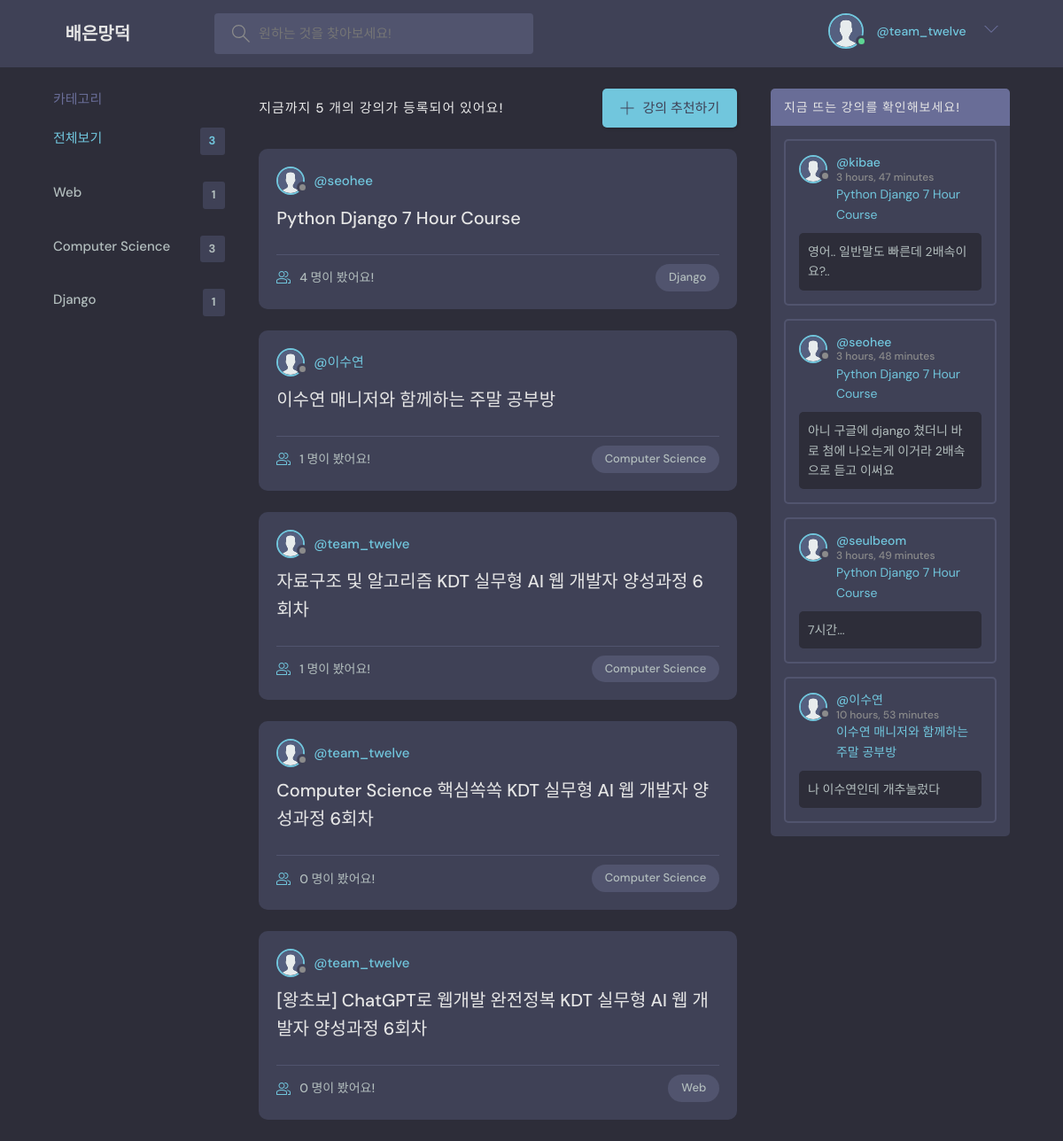
The app's page / (signed in) with its own data.
### base/models.py (models this page shows, shortened)
class Topic(models.Model):
    name = models.CharField(max_length=200)

class Room(models.Model):
    host = models.ForeignKey(User, on_delete=models.SET_NULL, null=True)
    topic = models.ForeignKey(Topic, on_delete=models.SET_NULL, null=True)
    name = models.CharField(max_length=200)
    description = models.TextField(null=True, blank=True)
    participants = models.ManyToManyField(
        User, related_name='participants', blank=True)
    updated = models.DateTimeField(auto_now=True)
    created = models.DateTimeField(auto_now_add=True)
    class Meta:
        ordering = ['-updated', '-created']
    def __str__(self):
        return self.name

class Message(models.Model):
    user = models.ForeignKey(User, on_delete=models.CASCADE)
    room = models.ForeignKey(Room, on_delete=models.CASCADE)
    body = models.TextField()
    updated = models.DateTimeField(auto_now=True)
    created = models.DateTimeField(auto_now_add=True)
    class Meta:
        ordering = ['-updated', '-created']
    def __str__(self):
        return self.body[0:50]

### base/views.py (the view)
# urls.py: path('', views.home, name="home"),
def home(request):
    q = request.GET.get('q') if request.GET.get('q') != None else ''
    rooms = Room.objects.filter(
        Q(topic__name__icontains=q) |
        Q(name__icontains=q) |
        Q(description__icontains=q)
    )
    topics = Topic.objects.all()
    room_count = rooms.count()
    room_messages = Message.objects.filter(Q(room__topic__name__icontains=q))
    context = {'rooms': rooms, 'topics': topics,
               'room_count': room_count, 'room_messages': room_messages}
    return render(request, 'base/home.html', context)

### base/templates/base/home.html (shortened to what this page needs)
{% extends 'main.html' %}
{% block content %}
<main class="layout layout--3">
  <div class="container">
    {% include 'base/topics_component.html' %}
    <div class="roomList">
      <div class="roomList__header">
        <div>
          <h2>지금까지 {{room_count}} 개의 강의가 등록되어 있어요!</h2>
        </div>
        <a class="btn btn--main" href="{% url 'create-room' %}">
          <svg version="1.1" xmlns="http://www.w3.org/2000/svg" width="32" height="32" viewBox="0 0 32 32">
            <title>add</title>
            <path
              d="M16.943 0.943h-1.885v14.115h-14.115v1.885h14.115v14.115h1.885v-14.115h14.115v-1.885h-14.115v-14.115z">
            </path>
          </svg>
          강의 추천하기
        </a>
      </div>
      {% include 'base/feed_component.html' %}
    </div>
    {% include 'base/activity_component.html' %}
  </div>
</main>
{% endblock content %}

### templates/navbar.html (shortened to what this page needs)
{% load static %}
<header class="header header--loggedIn">
    <div class="container">
        <a href="{% url 'home' %}" class="header__logo">
            <h1>배은망덕</h1>
        </a>
        <form class="header__search" method="GET" action="{% url 'home' %}">
            <label>
                <input name="q" placeholder="원하는 것을 찾아보세요!" />
            </label>
        </form>
        <nav class="header__menu">
            {% if request.user.is_authenticated %}
            <div class="header__user">
                <a href="{% url 'user-profile' user.id %}">
                    <div class="avatar avatar--medium active">
                        <img src="{% static 'images/avatar.svg' %}" />
                    </div>
                    <span>@{{ request.user.username }}</span>
                </a>
                <button class="dropdown-button">
                    <svg version="1.1" xmlns="http://www.w3.org/2000/svg" width="32" height="32" viewBox="0 0 32 32">
                        <title>chevron-down</title>
                        <path d="M16 21l-13-13h-3l16 16 16-16h-3l-13 13z"></path>
                    </svg>
                </button>
            </div>
            {% else %}
            <a href="{% url 'login' %}">
                <img src="{% static 'images/avatar.svg' %}" />
                <p>로그인</p>
            </a>
            {% endif %}
        </nav>
    </div>
</header>

### base/templates/base/topics_component.html
<div class="topics">
    <div class="topics__header">
        <h2>카테고리</h2>
    </div>
    <ul class="topics__list">
        <li>
            <a href="{% url 'home' %}" class="active">전체보기 <span>{{topics.count}}</span></a>
        </li>
        {% for topic in topics %}
        <li>
            <a href="{% url 'home' %}?q={{topic.name}}">{{topic.name}}<span>{{topic.room_set.all.count}}</span></a>
        </li>
        {% endfor %}
    </ul>
</div>

### base/templates/base/feed_component.html (shortened to what this page needs)
{% load static %}
{% for room in rooms %}
<div class="roomListRoom">
    <div class="roomListRoom__header">
        <a href="{% url 'user-profile' room.host.id %}" class="roomListRoom__author">
            <div class="avatar avatar--small">
                <img src="{% static 'images/avatar.svg' %}" />
            </div>
            <span>@{{room.host.username}}</span>
        </a>
    </div>
    <div class="roomListRoom__content">
        <a href="{% url 'room' room.id %}">{{room.name}}</a>
    </div>
    <div class="roomListRoom__meta">
        <a href="{% url 'room' room.id %}" class="roomListRoom__joined">
            {{room.participants.all.count}} 명이 봤어요!
        </a>
        <p class="roomListRoom__topic">{{room.topic.name}}</p>
    </div>
</div>
{% endfor %}

### base/templates/base/activity_component.html (shortened to what this page needs)
{% load static %}
<div class="activities">
    <div class="activities__header">
        <h2>지금 뜨는 강의를 확인해보세요!</h2>
    </div>
    {% for message in room_messages %}
    <div class="activities__box">
        <div class="activities__boxHeader roomListRoom__header">
            <a href="{% url 'user-profile' message.user.id %}" class="roomListRoom__author">
                <div class="avatar avatar--small">
                    <img src="{% static 'images/avatar.svg' %}" />
                </div>
                <p>
                    @{{ message.user }}
                    <span>{{ message.created | timesince}}</span>
                </p>
            </a>
        </div>
        <div class="activities__boxContent">
            <p><a href="{% url 'room' message.room.id %}">{{ message.room }}</a></p>
            <div class="activities__boxRoomContent">
                {{ message }}
            </div>
        </div>
    </div>
    {% endfor %}
</div>

### records on screen
Topic: name "Web", room_set.all.count "1"
Topic: name "Computer Science", room_set.all.count "3"
Topic: name "Django", room_set.all.count "1"
Room: host.username "seohee", name "Python Django 7 Hour Course", participants.all.count "4", topic.name "Django"
Room: host.username "이수연", name "이수연 매니저와 함께하는 주말 공부방", participants.all.count "1", topic.name "Computer Science"
Room: host.username "team_twelve", name "자료구조 및 알고리즘 KDT 실무형 AI 웹 개발자 양성과정 6회차", participants.all.count "1", topic.name "Computer Science"
Room: host.username "team_twelve", name "Computer Science 핵심쏙쏙 KDT 실무형 AI 웹 개발자 양성과정 6회차", participants.all.count "0", topic.name "Computer Science"
Room: host.username "team_twelve", name "[왕초보] ChatGPT로 웹개발 완전정복 KDT 실무형 AI 웹 개발자 양성과정 6회차", participants.all.count "0", topic.name "Web"
Message: user "kibae", created "3 hours, 47 minutes", room "Python Django 7 Hour Course", body "영어.. 일반말도 빠른데 2배속이요?.."
Message: user "seohee", created "3 hours, 48 minutes", room "Python Django 7 Hour Course", body "아니 구글에 django 쳤더니 바로 첨에 나오는게 이거라 2배속으로 듣고 이써요"
Message: user "seulbeom", created "3 hours, 49 minutes", room "Python Django 7 Hour Course", body "7시간..."
Message: user "이수연", created "10 hours, 53 minutes", room "이수연 매니저와 함께하는 주말 공부방", body "나 이수연인데 개추눌렀다"

### other values on screen
{{ request.user.username }} "team_twelve"
{{ topics.count }} "3"
{{ room_count }} "5"
